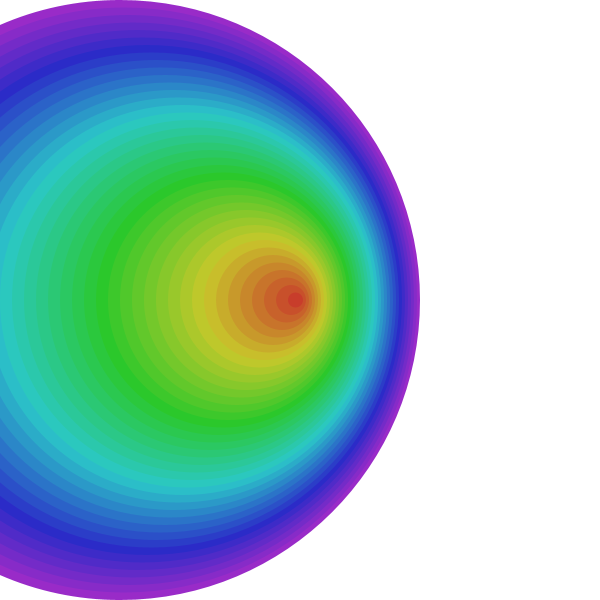
Frame 1 (no input)
Frame 60 (the mouse pressed at the canvas centre just before this capture): identical to frame 1, image omitted
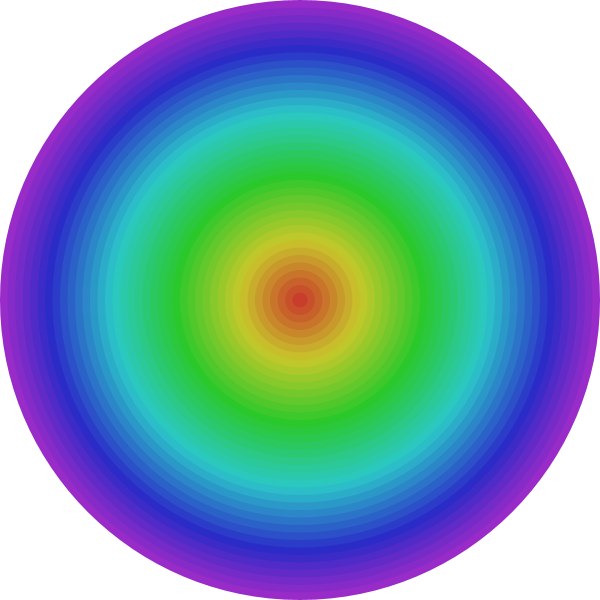
Frame 120 (the mouse held since frame 60 and released just before this capture)

The Processing sketch that drew these frames (run headless with seeded random() and noise(); from frame 60 on, the mouse is pressed at the canvas centre):

// Processing sketch: processing_185851
// ── processing_185851.pde

void setup() {
  size(600, 600);
  colorMode(HSB);
  noStroke();
}
void draw() {
  background(255);

  for (int i = 600 ; i > 0 ; i=i-15) {
    fill(i/3, 200, 200);
    float desviacion = (mouseX-(width/2))*0.001;
    ellipse((width/2)+(desviacion*i), height/2, i, i);
  }
}
